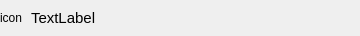
<?xml version="1.0" encoding="UTF-8"?>
<ui version="4.0">
 <class>SSH</class>
 <widget class="QWidget" name="SSH">
  <property name="geometry">
   <rect>
    <x>0</x>
    <y>0</y>
    <width>360</width>
    <height>36</height>
   </rect>
  </property>
  <property name="windowTitle">
   <string>Form</string>
  </property>
  <layout class="QHBoxLayout" name="horizontalLayout">
   <property name="spacing">
    <number>2</number>
   </property>
   <property name="leftMargin">
    <number>0</number>
   </property>
   <property name="topMargin">
    <number>0</number>
   </property>
   <property name="rightMargin">
    <number>0</number>
   </property>
   <property name="bottomMargin">
    <number>0</number>
   </property>
   <item>
    <widget class="QLabel" name="icon">
     <property name="minimumSize">
      <size>
       <width>24</width>
       <height>24</height>
      </size>
     </property>
     <property name="maximumSize">
      <size>
       <width>24</width>
       <height>24</height>
      </size>
     </property>
     <property name="text">
      <string>icon</string>
     </property>
     <property name="scaledContents">
      <bool>true</bool>
     </property>
    </widget>
   </item>
   <item>
    <widget class="QLabel" name="name">
     <property name="font">
      <font>
       <pointsize>11</pointsize>
      </font>
     </property>
     <property name="text">
      <string>TextLabel</string>
     </property>
     <property name="indent">
      <number>5</number>
     </property>
    </widget>
   </item>
   <item>
    <widget class="QPushButton" name="action_upload">
     <property name="maximumSize">
      <size>
       <width>32</width>
       <height>16777215</height>
      </size>
     </property>
     <property name="focusPolicy">
      <enum>Qt::NoFocus</enum>
     </property>
     <property name="text">
      <string/>
     </property>
     <property name="icon">
      <iconset>
       <normaloff>icons/upload.svg</normaloff>icons/upload.svg</iconset>
     </property>
     <property name="iconSize">
      <size>
       <width>20</width>
       <height>20</height>
      </size>
     </property>
     <property name="flat">
      <bool>true</bool>
     </property>
    </widget>
   </item>
   <item>
    <widget class="QPushButton" name="action_download">
     <property name="maximumSize">
      <size>
       <width>32</width>
       <height>16777215</height>
      </size>
     </property>
     <property name="focusPolicy">
      <enum>Qt::NoFocus</enum>
     </property>
     <property name="text">
      <string/>
     </property>
     <property name="icon">
      <iconset>
       <normaloff>icons/download.svg</normaloff>icons/download.svg</iconset>
     </property>
     <property name="iconSize">
      <size>
       <width>20</width>
       <height>20</height>
      </size>
     </property>
     <property name="flat">
      <bool>true</bool>
     </property>
    </widget>
   </item>
   <item>
    <widget class="QPushButton" name="action_settings">
     <property name="maximumSize">
      <size>
       <width>32</width>
       <height>32</height>
      </size>
     </property>
     <property name="focusPolicy">
      <enum>Qt::NoFocus</enum>
     </property>
     <property name="icon">
      <iconset>
       <normaloff>icons/config.svg</normaloff>icons/config.svg</iconset>
     </property>
     <property name="iconSize">
      <size>
       <width>20</width>
       <height>20</height>
      </size>
     </property>
     <property name="flat">
      <bool>true</bool>
     </property>
    </widget>
   </item>
  </layout>
 </widget>
 <resources/>
 <connections/>
</ui>
